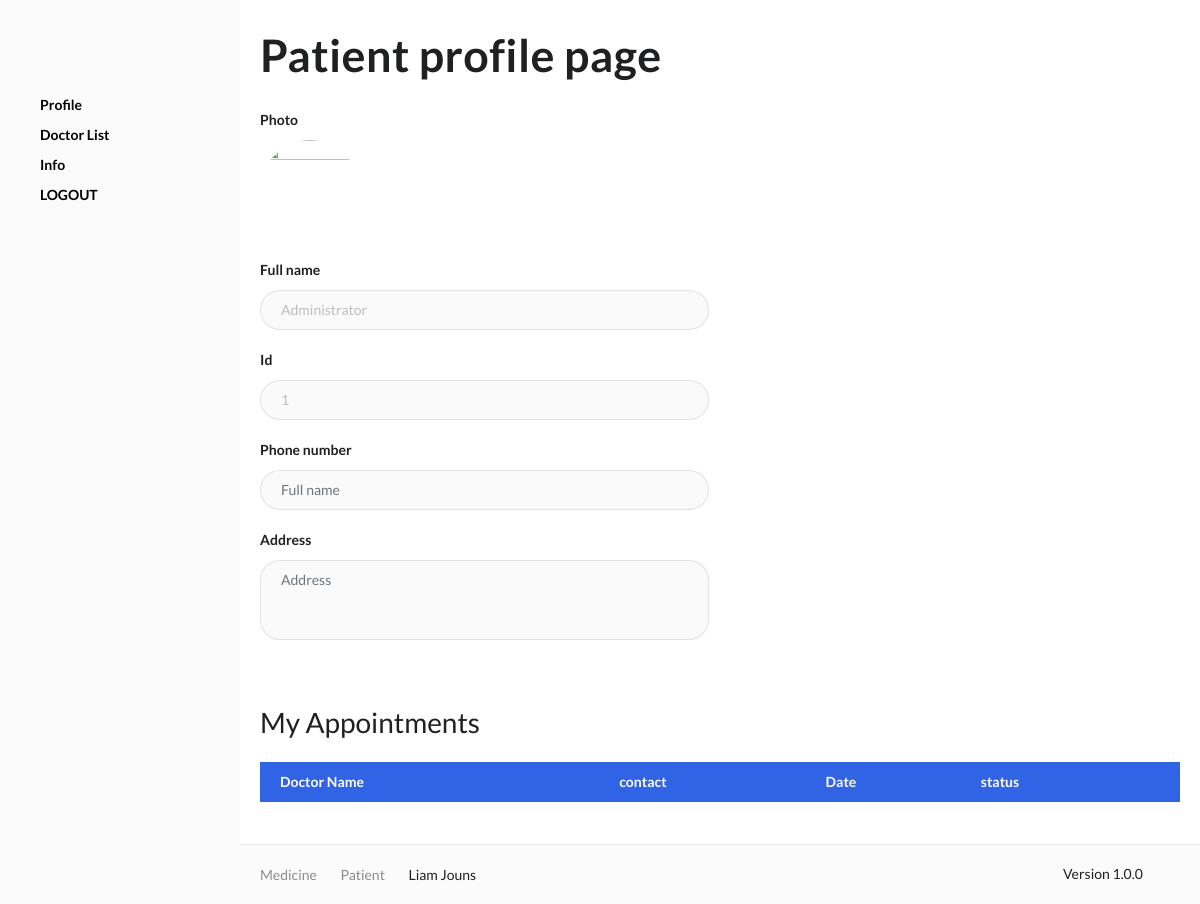
The page /patient/index.php (signed in) on the database as committed earlier.
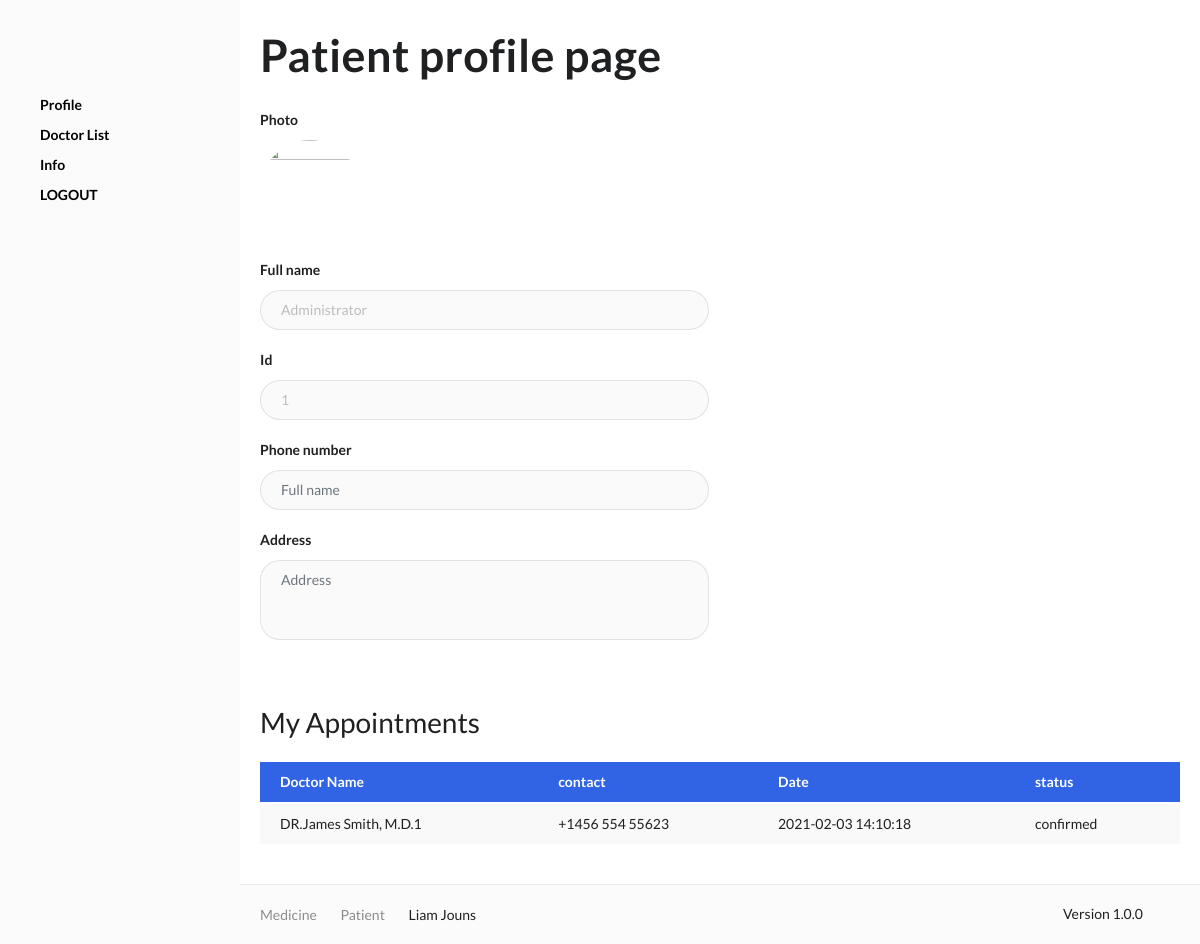
The same page on the database as committed later.
### tables this page shows
CREATE TABLE `users` (
  `id` int(30) NOT NULL,
  `name` varchar(200) NOT NULL,
  `address` text NOT NULL,
  `contact` text NOT NULL,
  `username` varchar(100) NOT NULL,
  `password` varchar(200) NOT NULL,
  `type` tinyint(1) NOT NULL DEFAULT 2 COMMENT '1=admin , 2 = doctor,3=patient'
);

CREATE TABLE `appointment_list` (
  `id` int(30) NOT NULL,
  `doctor_id` int(30) NOT NULL,
  `patient_id` int(30) NOT NULL,
  `schedule` datetime NOT NULL,
  `status` tinyint(1) NOT NULL DEFAULT 0 COMMENT '0= for verification, 1=confirmed,2= reschedule,3=done',
  `date_created` datetime NOT NULL DEFAULT current_timestamp()
);

### include/DB_manage.php (called while the page is built, shortened)
<?php
class DB_Manage {
    function __construct() {
        require_once 'DB_Connect.php';
        $db = new Db_Connect();
         $this->db = $db->connect();
    }
}
?>

### include/DB_Connect.php (called while the page is built, shortened)
<?php
class DB_Connect {
    public function connect() {
        $this->conn = new mysqli(DB_HOST, DB_USER, DB_PASSWORD, DB_DATABASE);
        mysqli_set_charset( $this->conn,'utf8');
        return $this->conn;
    }
}
?>

### patient/index.php (the view, shortened to what the changed rows need)
<?php
require_once dirname(__FILE__, 2) . '/include/DB_Manage.php';
$mng = new DB_Manage();
    ?>
<!doctype html>
<html lang="en">
<head><base href="../">
    <link rel="stylesheet" href="assets/css/bootstrap/bootstrap.css">
    <link rel="stylesheet" href="assets/css/icofont.min.css">
    <link rel="stylesheet" href="assets/css/simple-line-icons.css">
    <link rel="stylesheet" href="assets/css/jquery.typeahead.css">
    <link rel="stylesheet" href="assets/css/datatables.min.css">
    <link rel="stylesheet" href="assets/css/bootstrap-select.min.css">
    <link rel="stylesheet" href="assets/css/Chart.min.css">
    <link rel="stylesheet" href="assets/css/morris.css">
    <link rel="stylesheet" href="assets/css/leaflet.css">
    <link rel="stylesheet" href="assets/css/style.css">
</head>
<body class="vertical-layout boxed">
    <div class="page-box">
        <div class="app-container">
            <main class="main-content">
                <div class="main-content-wrap">
                    <header class="page-header">
                        <h1 class="page-title">Patient profile page</h1>
                    </header>
                    <div class="page-content">
                        <div class="card mb-0 mt-4">
                            <div class="card-body">
                                <div class="table-responsive">
                                    <table class="table table-hover">
                                        <thead>
                                            <tr class="bg-primary text-white">
                                                <th scope="col" >Doctor Name</th>
                                                <th scope="col">contact</th>
                                                <th scope="col">Date</th>
                                                <th scope="col">status</th>
                                            </tr>
                                        </thead>
                                        <tbody>
<?php
  $stmt1 = $mng->db->prepare("SELECT name,contact,schedule,status FROM users u INNER JOIN appointment_list a on a.doctor_id=u.id WHERE a.patient_id =" .$_SESSION['id']);
    if ($stmt1->execute()) {
        $order1 = $stmt1->get_result()->fetch_all(MYSQLI_ASSOC);
    }
foreach($order1 as $row) {
    echo"<tr>";
    echo "<td>".$row['name']."</td>";
    echo "<td>".$row['contact']."</td>";
    echo "<td>".$row['schedule']."</td>";
if($row['status']==0)
    echo "<td >Pending</td>";
    else echo "<td>confirmed</td>";
    echo"</tr>";
}
                                                ?>
                                        </tbody>
                                    </table>
                                </div>
                            </div>
                        </div>
                    </div>
                </div>
            </main>
        </div>
    </div>
</body>
</html>

Rows that differ between the two databases and show on the page:
added users: name "DR.James Smith, M.D.1", contact "+1456 554 55623", appointment_list.schedule "2021-02-03 14:10:18"
